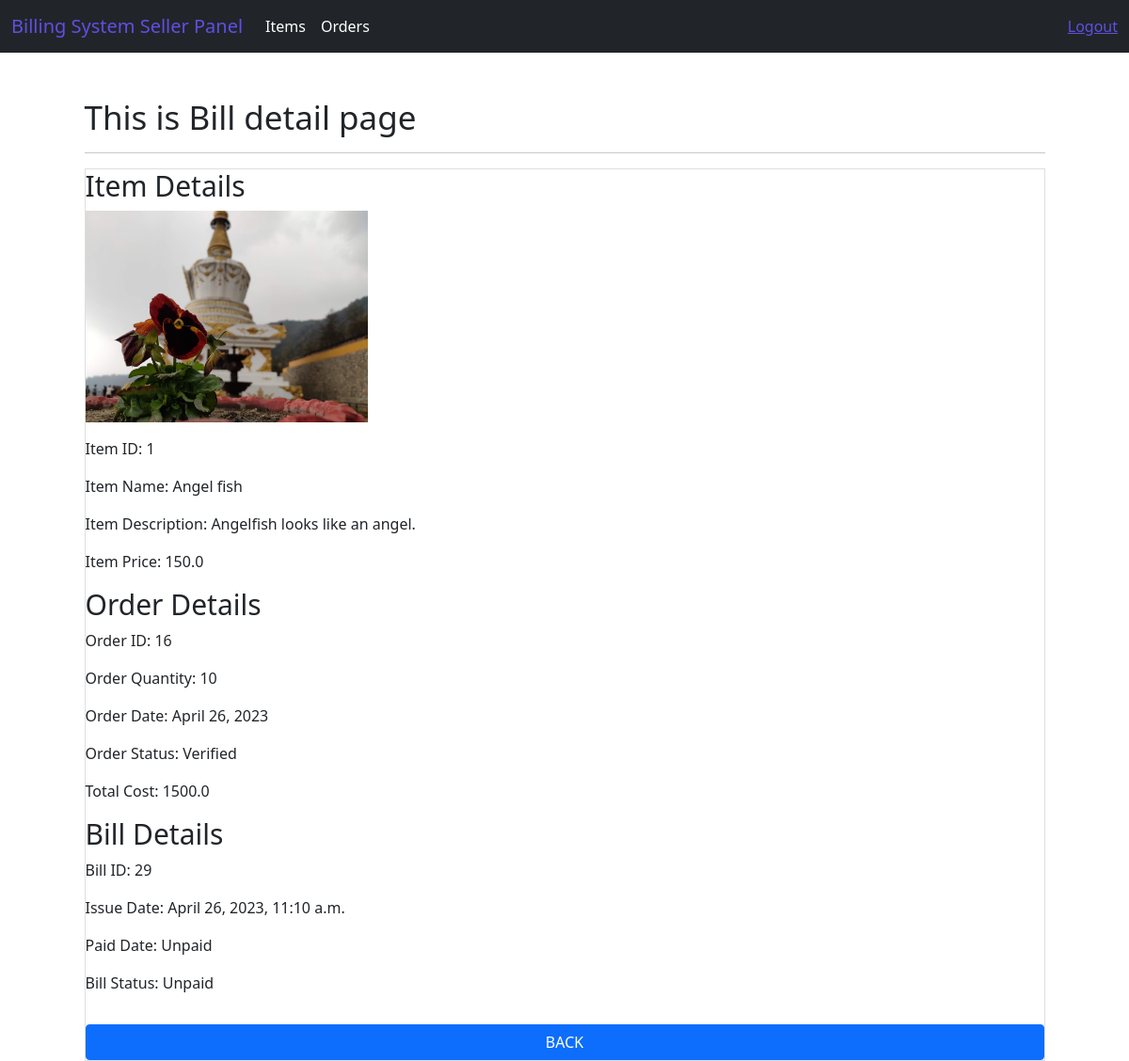
The page /seller/order/view/16 (signed in) on the database as committed earlier.
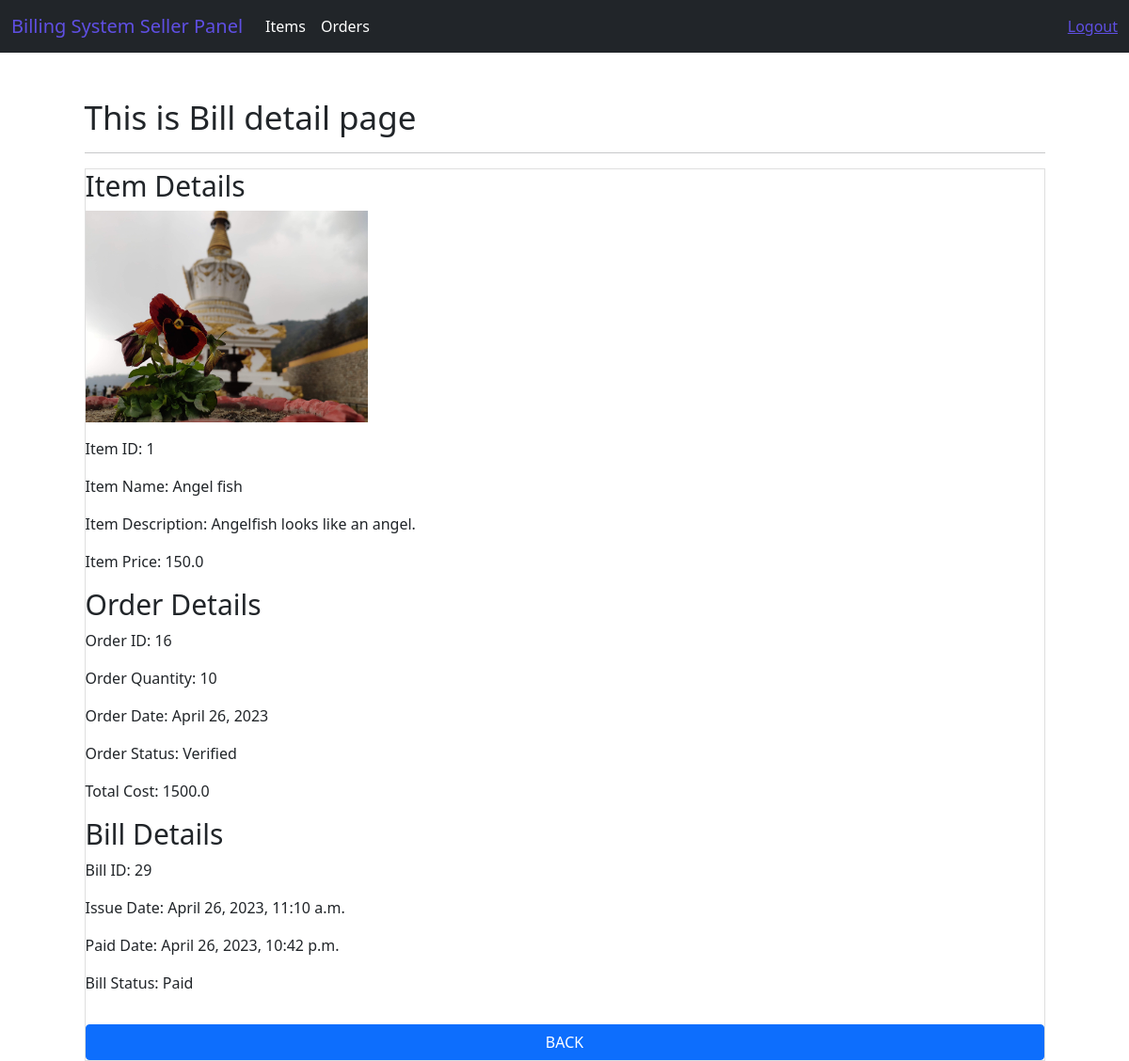
The same page on the database as committed later.
### system/models.py (models this page shows, shortened)
class Bill(models.Model):
    PAID = 'Paid'
    UNPAID= 'Unpaid'
    STATUS_CHOICES = [
            (PAID, 'Paid'),
            (UNPAID, 'Unpaid')
            ]
    issue_date = models.DateTimeField(auto_now_add=True)
    paid_date = models.DateTimeField(default=None, blank=True, null=True)
    bill_status = models.CharField(max_length=10,choices=STATUS_CHOICES,default="Unpaid")
    customusers = models.ForeignKey(CustomUser, on_delete=models.CASCADE, related_name='bills')
    order_id = models.ForeignKey(Order, on_delete=models.CASCADE)
    class Meta:
        db_table = "Bills"

### Seller/views.py (the view)
# urls.py: path('order/view/<int:id>', views.bill_index, name='bill-index'),
@login_required(login_url='login')
def bill_index(request, id):
    order = Order.objects.select_related('item_id__customusers').get(id=id)
    item = order.item_id
    bills = Bill.objects.filter(order_id=id)
    context = {"order": order, "item": item, "bills": bills}
    return render(request, 'sellerPanel/orders/orders_view.html', context)

### templates/sellerPanel/orders/orders_view.html (shortened to what this page needs)
{% extends 'layouts/seller_master.html' %}
{% block content %}
<div class="container mt-5">
    <h1>This is Bill detail page</h1>
    <hr>
    <div class="card">
        <h2>Item Details</h2>
        <p><img src="{{ item.item_image.url }}" width="300"></p>
        <p>Item ID: {{ item.id }}</p>
        <p>Item Name: {{ item.item_name }}</p>
        <p>Item Description: {{ item.item_description }}</p>
        <p>Item Price: {{ item.item_price }}</p>
        <h2>Order Details</h2>
        <p>Order ID: {{ order.id }}</p>
        <p>Order Quantity: {{ order.order_quantity }}</p>
        <p>Order Date: {{ order.order_date }}</p>
        <p>Order Status: {{ order.order_status }}</p>
        <p>Total Cost: {{ order.total_cost }}</p>
        <h2>Bill Details</h2>
        {% for bill in bills %}
        <p>Bill ID: {{ bill.id }}</p>
        <p>Issue Date: {{ bill.issue_date }}</p>
        <p>Paid Date: {% if bill.paid_date %}
                        {{ bill.paid_date }}
                      {% else %}
                         Unpaid
                      {% endif %}</p>
        <p>Bill Status: {{ bill.bill_status }}</p>
        {% endfor %}
    <a href="{% url 'order-index' %}" class="btn btn-primary mt-3">BACK</a>
</div>
{% endblock %}

Rows that differ between the two databases and show on the page:
changed Bill id 29: paid_date (not shown) → "April 26, 2023, 10:42 p.m."; bill_status "Unpaid" → "Paid"; no longer shows "Unpaid"
